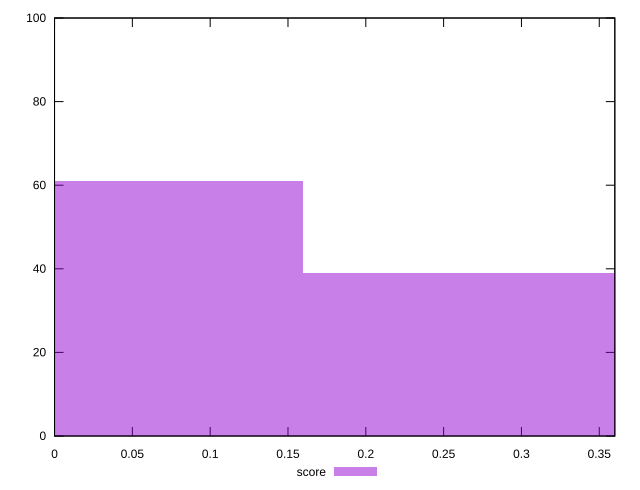

Recreate this plot in gnuplot.
reset

$score <<EOF
0 61
0.3191351705149704 39
EOF

set key outside below
set boxwidth 0.3191351705149704
set xrange [0:0.36]
set yrange [0:100]
set trange [0:100]
set style fill transparent solid 0.5 noborder
set terminal svg size 640, 490 enhanced background rgb 'white'
set output "report_00012_2021-02-09T11:01:39.952Z/uses-text-compression/samples/pages/score/histogram.svg"

plot $score title "score" with boxes

reset
